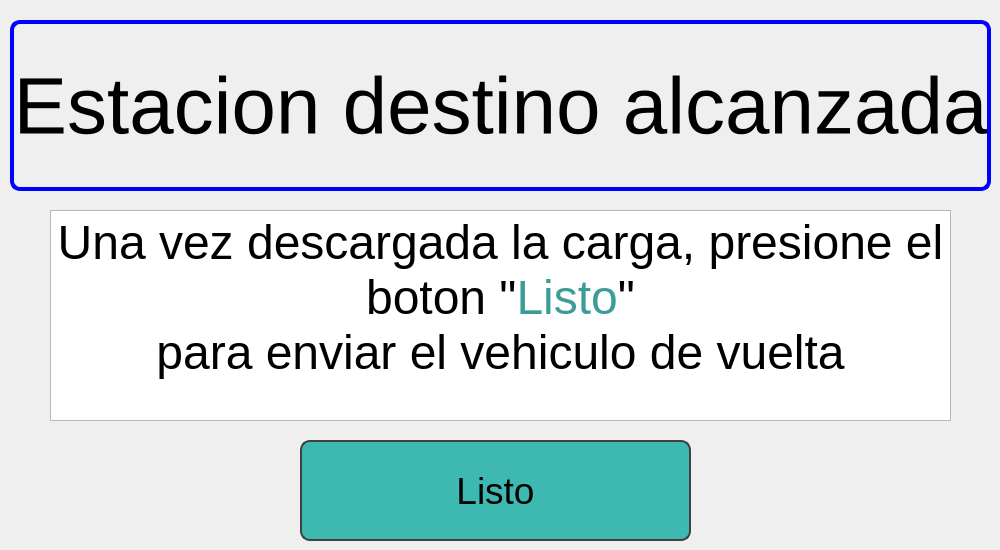
    <widget class="QWidget" name="page_3">
     <widget class="QLabel" name="label_3">
      <property name="geometry">
       <rect>
        <x>10</x>
        <y>20</y>
        <width>981</width>
        <height>171</height>
       </rect>
      </property>
      <property name="font">
       <font>
        <pointsize>60</pointsize>
       </font>
      </property>
      <property name="styleSheet">
       <string notr="true">color: rgb(0, 0, 0);
border: 4px solid;
border-radius: 10px;
border-color: rgb(0, 0, 255);</string>
      </property>
      <property name="frameShape">
       <enum>QFrame::WinPanel</enum>
      </property>
      <property name="frameShadow">
       <enum>QFrame::Plain</enum>
      </property>
      <property name="lineWidth">
       <number>7</number>
      </property>
      <property name="text">
       <string>Estacion destino alcanzada</string>
      </property>
      <property name="alignment">
       <set>Qt::AlignCenter</set>
      </property>
      <property name="margin">
       <number>0</number>
      </property>
      <property name="indent">
       <number>3</number>
      </property>
     </widget>
     <widget class="QTextEdit" name="textEdit">
      <property name="geometry">
       <rect>
        <x>50</x>
        <y>210</y>
        <width>901</width>
        <height>211</height>
       </rect>
      </property>
      <property name="font">
       <font>
        <pointsize>36</pointsize>
       </font>
      </property>
      <property name="styleSheet">
       <string notr="true">color: rgb(0, 0, 0);</string>
      </property>
      <property name="readOnly">
       <bool>true</bool>
      </property>
      <property name="html">
       <string>&lt;!DOCTYPE HTML PUBLIC &quot;-//W3C//DTD HTML 4.0//EN&quot; &quot;http://www.w3.org/TR/REC-html40/strict.dtd&quot;&gt;
&lt;html&gt;&lt;head&gt;&lt;meta name=&quot;qrichtext&quot; content=&quot;1&quot; /&gt;&lt;meta charset=&quot;utf-8&quot; /&gt;&lt;style type=&quot;text/css&quot;&gt;
p, li { white-space: pre-wrap; }
hr { height: 1px; border-width: 0; }
li.unchecked::marker { content: &quot;\2610&quot;; }
li.checked::marker { content: &quot;\2612&quot;; }
&lt;/style&gt;&lt;/head&gt;&lt;body style=&quot; font-family:'Segoe UI'; font-size:36pt; font-weight:400; font-style:normal;&quot;&gt;
&lt;p align=&quot;center&quot; style=&quot; margin-top:0px; margin-bottom:0px; margin-left:0px; margin-right:0px; -qt-block-indent:0; text-indent:0px;&quot;&gt;Una vez descargada la carga, presione el boton &amp;quot;&lt;span style=&quot; color:#3c9d97;&quot;&gt;Listo&lt;/span&gt;&amp;quot;&lt;/p&gt;
&lt;p align=&quot;center&quot; style=&quot; margin-top:0px; margin-bottom:0px; margin-left:0px; margin-right:0px; -qt-block-indent:0; text-indent:0px;&quot;&gt;para enviar el vehiculo de vuelta&lt;/p&gt;&lt;/body&gt;&lt;/html&gt;</string>
      </property>
     </widget>
     <widget class="QPushButton" name="BotonVuelta">
      <property name="geometry">
       <rect>
        <x>300</x>
        <y>440</y>
        <width>391</width>
        <height>101</height>
       </rect>
      </property>
      <property name="font">
       <font>
        <pointsize>28</pointsize>
       </font>
      </property>
      <property name="styleSheet">
       <string notr="true">QPushButton {
		
	
	background-color: rgb(62, 185, 177);
	   color: rgb(0, 0, 0);   
       border: 2px solid rgb(64, 64, 64);
       border-radius: 10px;
    }

    QPushButton:pressed {
	color: rgb(255, 255, 255);
	
	background-color: rgb(31, 95, 95);
    }</string>
      </property>
      <property name="text">
       <string>Listo</string>
      </property>
     </widget>
    </widget>
